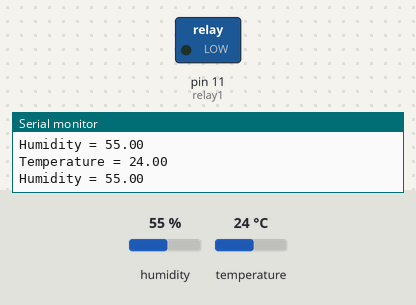
A sketch run on a simulated Arduino Uno, built with avr-gcc and run on an emulated ATmega328P. Shown: switched loads named in the sketch (green lamp = pin HIGH), the last lines printed to the serial monitor. Inputs (shaded band) come from the test bench; at power-on: temperature 24 °C, humidity 55 %.

Above: at 5.8 s.
5.9 s: temperature set to 22 °C
16.2 s: temperature set to 19 °C
At 25.5 s:
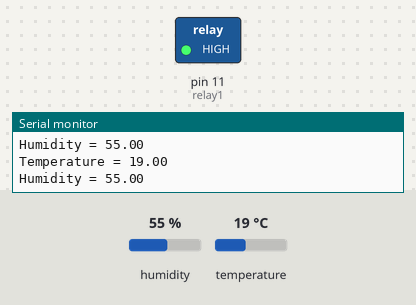
26.6 s: temperature set to 28 °C
At 36.0 s:
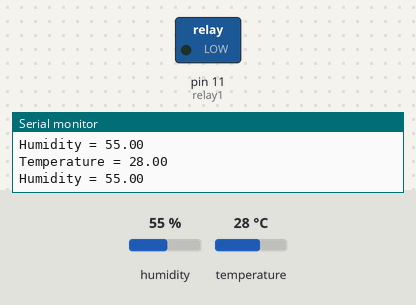
36.6 s: temperature set to 12 °C
At 46.6 s:
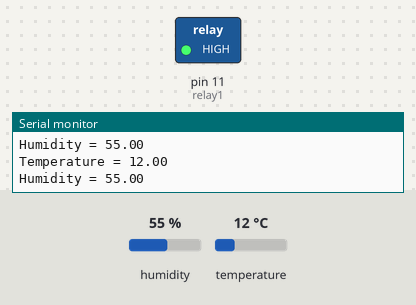
Timing chart, 0 to 47.7 s (numbered marks = the images above; inputs shaded):
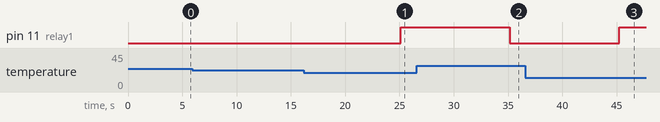

Measured:
- the behaviour switches between 21 and 20 °C on temperature (found by bisection; images 0 and 1)
- after the input at 16.2 s, pin 11 (relay1): LOW → HIGH after 8.9 s
- after the input at 26.6 s, pin 11 (relay1): HIGH → LOW after 8.6 s
- after the input at 36.6 s, pin 11 (relay1): LOW → HIGH after 8.6 s

The sketch:

fandht.ino
```cpp
#include <dht.h>
dht DHT;
#define DHT11_PIN 7
int relay1 = 11;

void setup(){

 pinMode(relay1, OUTPUT);
  Serial.begin(9600);

}

void loop()
{


  int chk = DHT.read11(DHT11_PIN);
  Serial.print("Temperature = ");
  Serial.println(DHT.temperature);
  Serial.print("Humidity = ");
  Serial.println(DHT.humidity);
  delay(5000);
  if(DHT.temperature > 20)
          digitalWrite(relay1, LOW);
else
      digitalWrite(relay1, HIGH);


}
```
